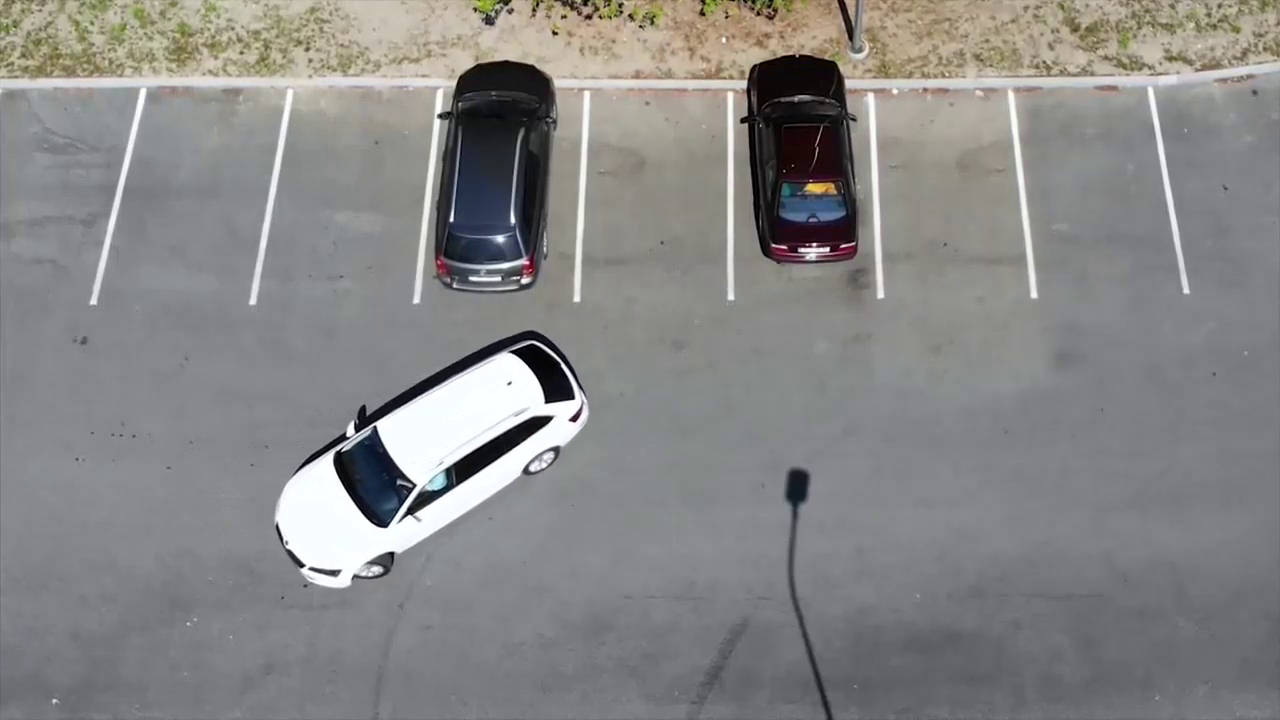
#> input picture frame 37 of video.mp4, 1280 x 720 px
$ python estacionamento.py
#> lines starting #> are read from the running program, lines starting #| are printed output that depends on the picture; after the words box and inside, x2 and y2 are one past the last pixel; in counts of white or black regions, pixels touching at a corner belong together
import cv2
import numpy as np

vaga1 = [1, 89, 108, 213]
vaga2 = [115, 87, 152, 211]
vaga3 = [289, 89, 138, 212]
vaga4 = [439, 87, 135, 212]
vaga5 = [591, 90, 132, 206]
vaga6 = [738, 93, 139, 204]
vaga7 = [881, 93, 138, 201]
vaga8 = [1027, 94, 147, 202]
png = True

vagas = [vaga1, vaga2, vaga3, vaga4, vaga5, vaga6, vaga7, vaga8]

video = cv2.VideoCapture('video.mp4')

ret, frame = video.read()
#> frame is the input picture: shape (720, 1280, 3); mean B, G, R 133.8, 134.7, 135.4
if ret:
    largura = frame.shape[1]
#> largura = 1280
    altura = frame.shape[0]
#> altura = 720
    #frame = cv2.resize(frame, (640, 480))

#Gravação do Video Resultado
# Define the codec for the output video
fourcc = cv2.VideoWriter_fourcc(*'mp4v')  # Use 'mp4v' codec for MP4 format

# Get the frame dimensions and frame rate from the input video
frame_width = int(video.get(3))
frame_height = int(video.get(4))
frame_rate = int(video.get(5))

# Initialize the video writer for the output video
output_video = cv2.VideoWriter('output_video.mp4', fourcc, frame_rate, (frame_width, frame_height))

while True:
    ret, frame = video.read()
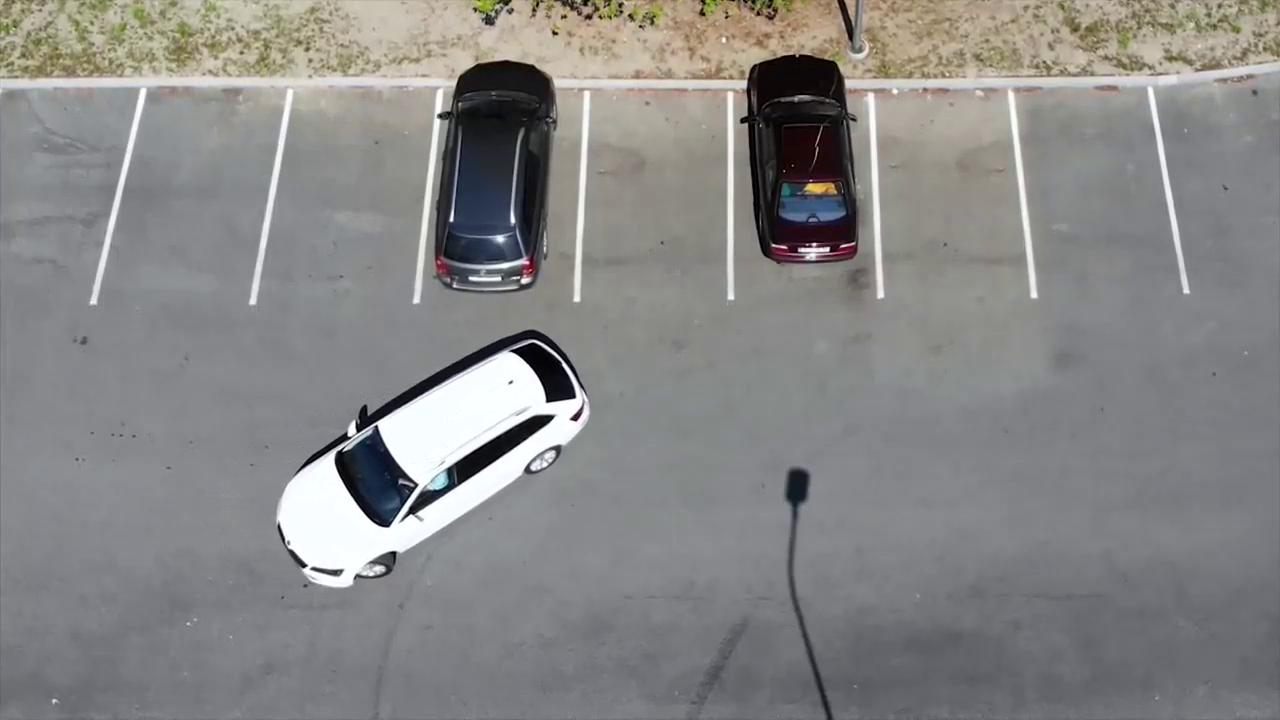
#> input picture frame 38 of video.mp4, 1280 x 720 px
#> frame is the input picture: shape (720, 1280, 3); mean B, G, R 133.8, 134.7, 135.3
    if not ret:
        print("Fim do video")
        break

    gray =  cv2.cvtColor(frame, cv2.COLOR_BGR2GRAY)
    tresh = cv2.adaptiveThreshold(gray, 255, cv2.ADAPTIVE_THRESH_GAUSSIAN_C, cv2.THRESH_BINARY_INV, 25, 16)
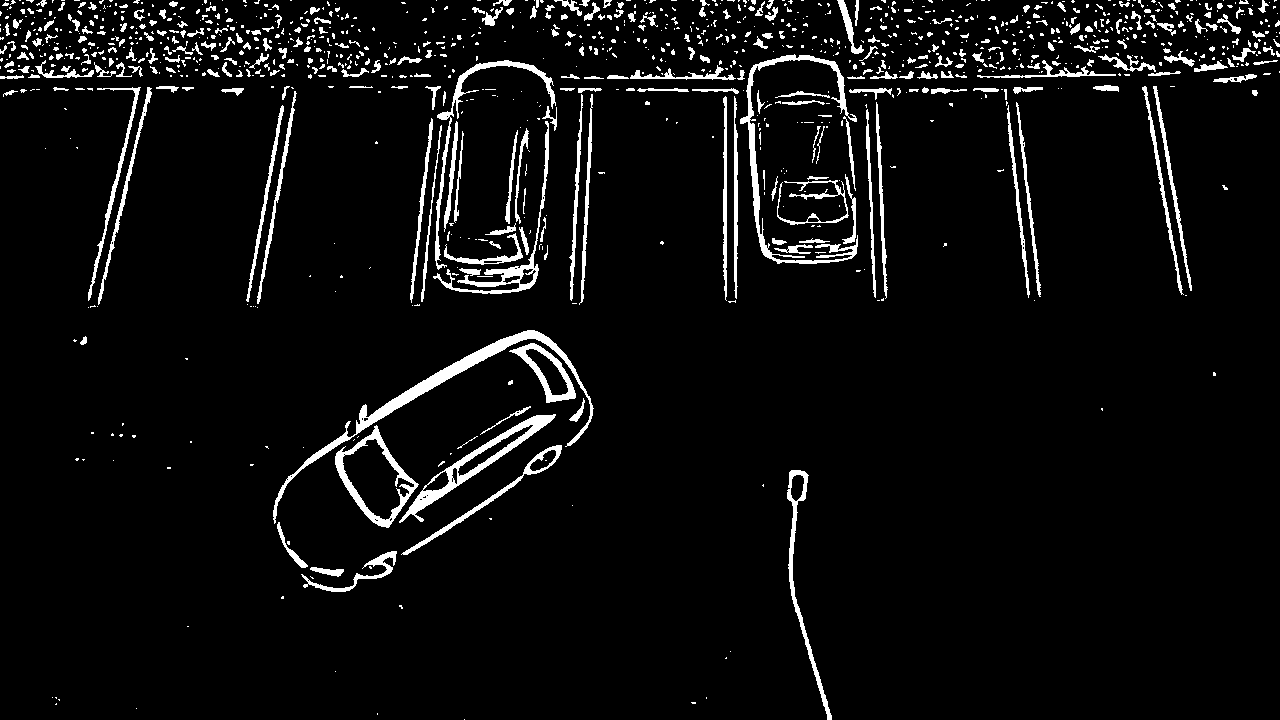
#> tresh: shape (720, 1280); 5.4% white; 1124 white regions (807 under 20 px), largest, box (x1, y1, x2, y2) and area: (273, 330, 594, 524) 3445, (740, 54, 858, 264) 2448, (399, 414, 556, 523) 2171
    blur = cv2.medianBlur(tresh, 5)
#> blur: shape (720, 1280); 4.2% white; 544 white regions (287 under 20 px), largest, box (x1, y1, x2, y2) and area: (356, 330, 590, 433) 2655, (401, 415, 555, 522) 2133, (740, 55, 848, 264) 1817
    kernel = np.ones((3, 3), np.int8)
    Dil = cv2.dilate(blur, kernel)
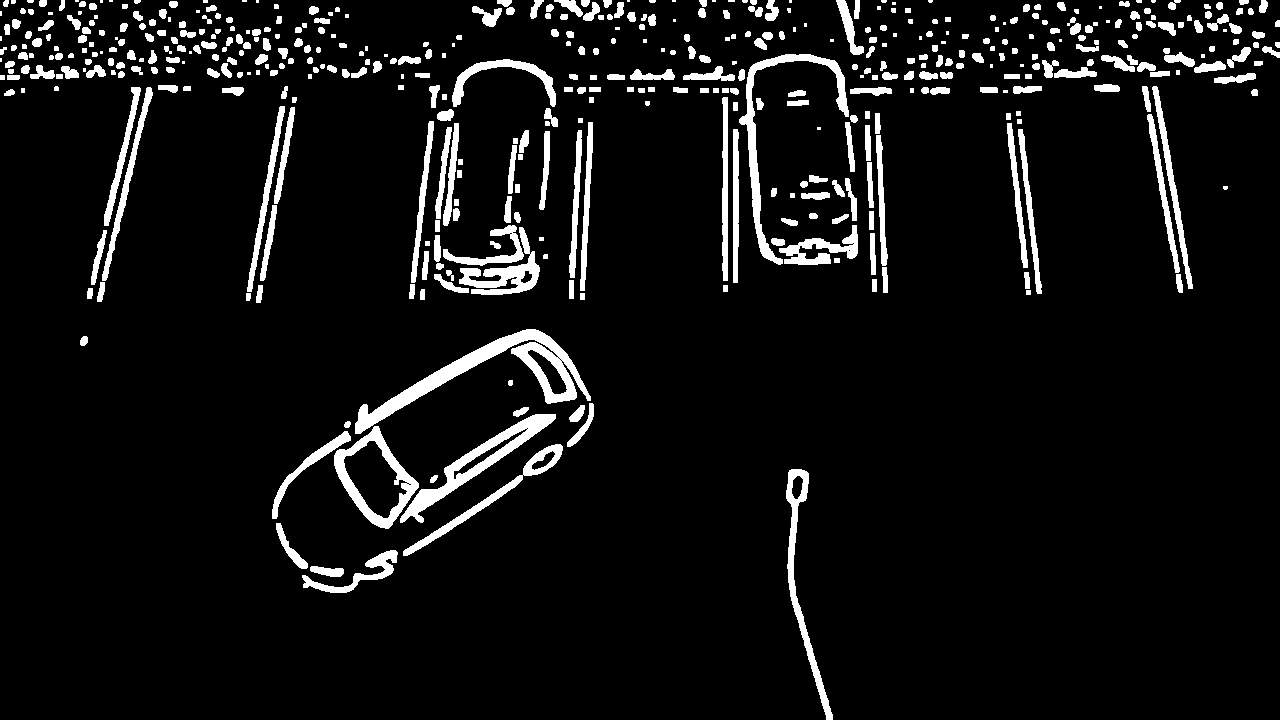
#> Dil: shape (720, 1280); 7.1% white; 485 white regions (69 under 20 px), largest, box (x1, y1, x2, y2) and area: (355, 329, 591, 434) 4895, (400, 414, 556, 523) 2953, (739, 54, 849, 265) 2655

    for x, y, w, h in vagas:
        recorte = Dil[y:y+h, x:x+w]
        pixels = cv2.countNonZero(recorte)
        cv2.putText(frame, str(pixels), (x, y+h-10), cv2.FONT_HERSHEY_SIMPLEX, 0.8, (255, 0, 0), 2)
        if pixels > 3000:
            cv2.rectangle(frame, (x, y), (x+w, y+h), (0, 0, 255), 2)
        else:
            cv2.rectangle(frame, (x, y), (x+w, y+h), (0, 255, 0), 2)
#> this loop made 8 passes
#> pixels on passes 1 to 8: 769, 2614, 1102, 6514, 356, 5567, 1145, 2177
#> pass 1, `recorte = Dil[y:y+h, x:x+w]`:
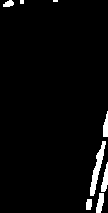
#> recorte: shape (213, 108); 3.3% white; 8 white regions (2 under 20 px), largest, box (x1, y1, x2, y2) and area: (90, 141, 106, 196) 301, (101, 162, 108, 192) 122, (96, 193, 104, 213) 111, (103, 111, 108, 137) 94, (86, 199, 92, 210) 60, (3, 0, 14, 7) 55
#> pass 3, `recorte = Dil[y:y+h, x:x+w]`:
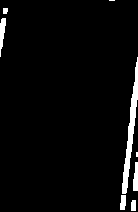
#> recorte: shape (212, 138); 3.8% white; 8 white regions (2 under 20 px), largest, box (x1, y1, x2, y2) and area: (122, 57, 138, 194) 673, (0, 18, 6, 57) 137, (133, 162, 138, 191) 117, (120, 195, 126, 210) 78, (131, 200, 136, 211) 53, (3, 8, 8, 14) 28
#> after the loop:
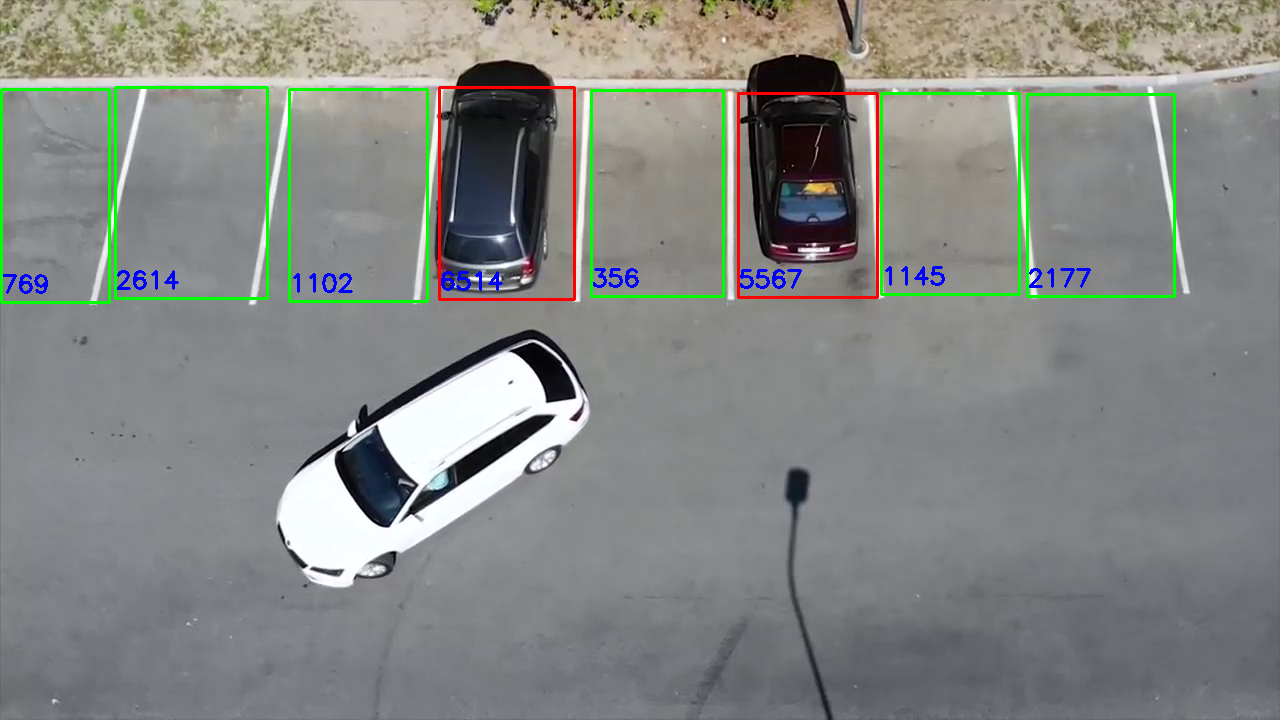
#> frame: shape (720, 1280, 3); 2.16% of pixels changed, all inside (x1, y1, x2, y2) = (0, 86, 1176, 304)
#> after the loop:
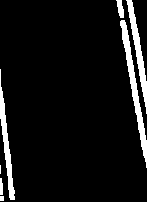
#> recorte: shape (202, 147); 7.3% white; 7 white regions (1 under 20 px), largest, box (x1, y1, x2, y2) and area: (120, 20, 147, 168) 819, (126, 0, 147, 114) 606, (0, 69, 15, 200) 583, (116, 0, 124, 18) 94, (0, 178, 3, 195) 46, (0, 196, 4, 201) 20

    #Salvando frames
    output_video.write(frame)

    if png:
        cv2.imwrite("Output_image.png", frame)
    png = False
    cv2.imshow("Video_output", frame)
    cv2.imshow("Video_output_binary", Dil)
    if cv2.waitKey(1) & 0xFF == ord('q'):
#> (key q is pressed here)
        break

output_video.release()
video.release()
cv2.destroyAllWindows()

$ run again, starting later in the video
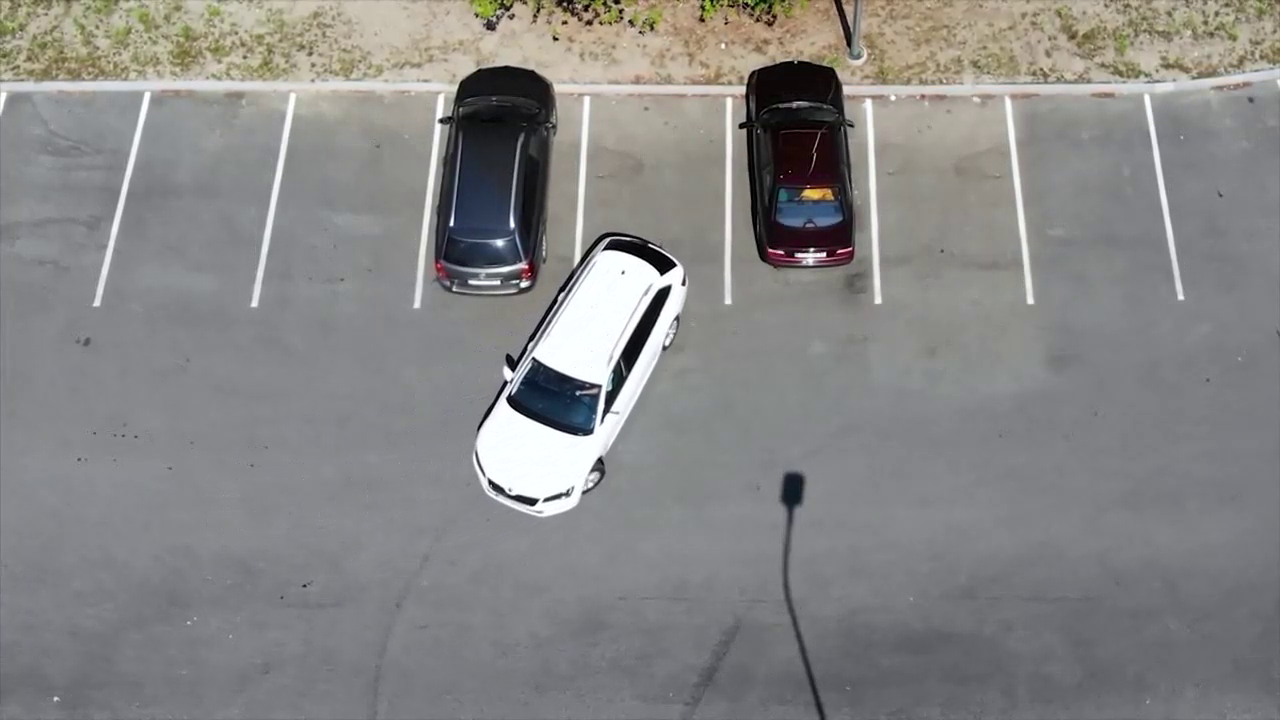
#> input picture frame 167 of video.mp4, 1280 x 720 px
#> frame is the input picture: shape (720, 1280, 3); mean B, G, R 133.5, 134.4, 135.1
#> `tresh = cv2.adaptiveThreshold(gray, 255, cv2.ADAPTIVE_THRESH_GAUSSIAN_..`:
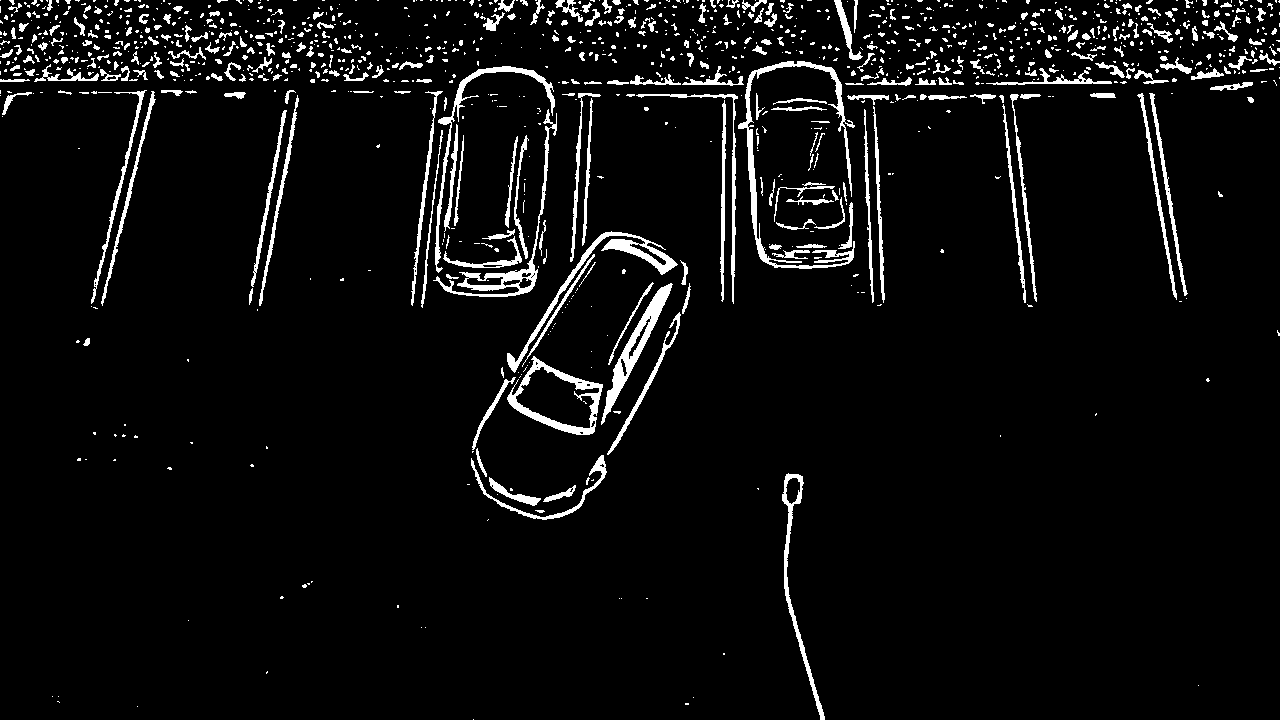
#> tresh: shape (720, 1280); 5.2% white; 1202 white regions (869 under 20 px), largest, box (x1, y1, x2, y2) and area: (738, 61, 855, 269) 2609, (507, 231, 678, 373) 1849, (601, 283, 673, 425) 1781
#> blur: shape (720, 1280); 3.9% white; 587 white regions (328 under 20 px), largest, box (x1, y1, x2, y2) and area: (738, 61, 845, 268) 1812, (602, 284, 672, 423) 1808, (507, 357, 603, 435) 1632
#> Dil: shape (720, 1280); 6.9% white; 515 white regions (95 under 20 px), largest, box (x1, y1, x2, y2) and area: (737, 60, 855, 270) 3904, (506, 231, 678, 373) 3331, (601, 283, 673, 424) 2352
#> the loop `for x, y, w, h in vagas:` made 8 passes
#> pixels on passes 1 to 8: 647, 2596, 1100, 6549, 2844, 5554, 1565, 2521
#> after the loop `for x, y, w, h in vagas:`:
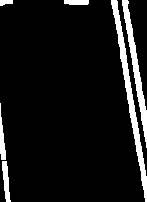
#> recorte: shape (202, 147); 8.5% white; 6 white regions, box (x1, y1, x2, y2) and area: (111, 0, 147, 202) 1134, (122, 0, 147, 148) 814, (2, 161, 11, 202) 211, (0, 103, 6, 160) 183, (64, 0, 89, 5) 119, (0, 0, 13, 6) 60

$ run again, starting later in the video
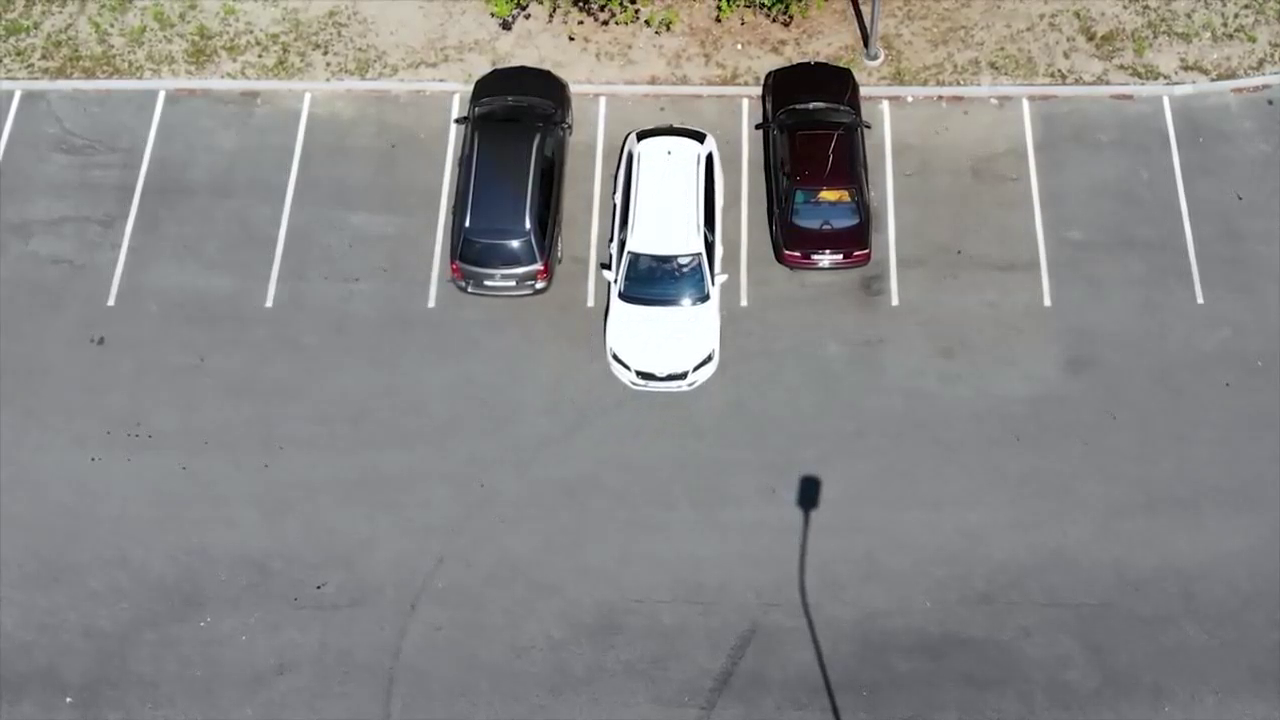
#> input picture frame 298 of video.mp4, 1280 x 720 px
#> frame is the input picture: shape (720, 1280, 3); mean B, G, R 135.9, 136.6, 137.1
#> `tresh = cv2.adaptiveThreshold(gray, 255, cv2.ADAPTIVE_THRESH_GAUSSIAN_..`:
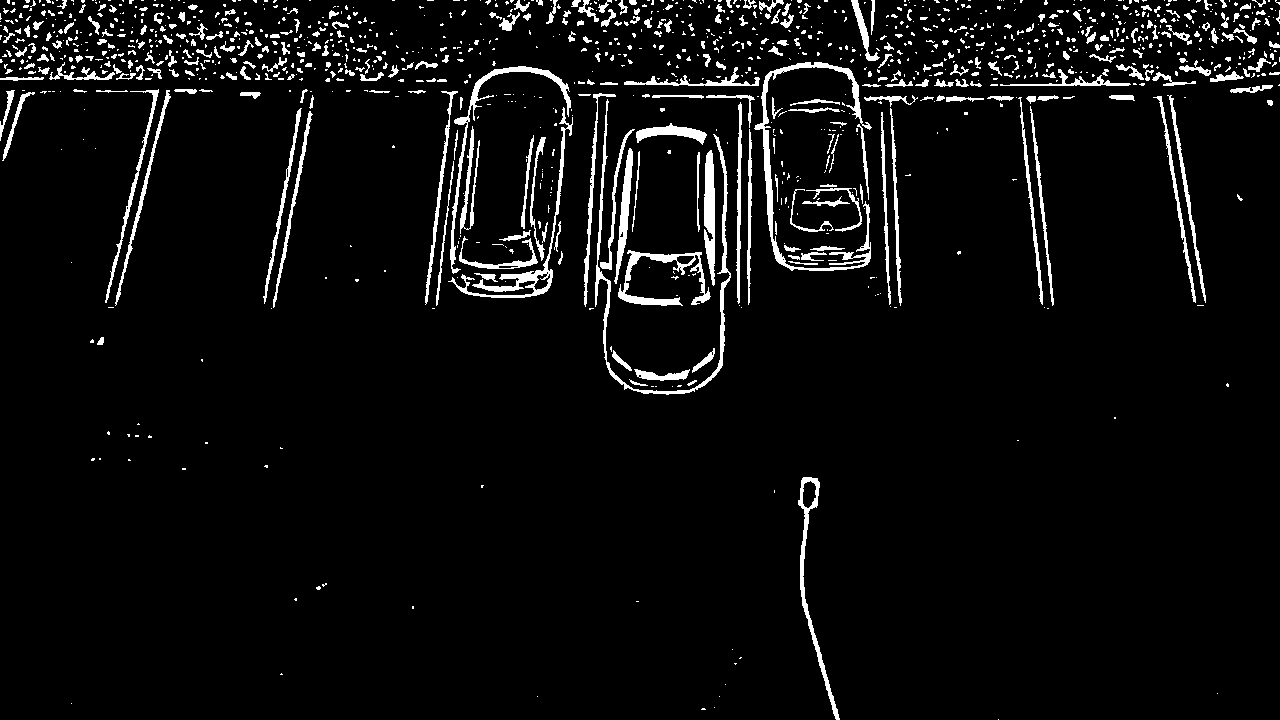
#> tresh: shape (720, 1280); 5.2% white; 1208 white regions (875 under 20 px), largest, box (x1, y1, x2, y2) and area: (754, 62, 872, 271) 2504, (595, 99, 731, 395) 2161, (448, 107, 573, 298) 1640
#> blur: shape (720, 1280); 3.8% white; 591 white regions (316 under 20 px), largest, box (x1, y1, x2, y2) and area: (755, 62, 861, 270) 1819, (798, 477, 840, 720) 1233, (704, 151, 715, 284) 1121
#> Dil: shape (720, 1280); 6.7% white; 530 white regions (98 under 20 px), largest, box (x1, y1, x2, y2) and area: (754, 61, 872, 271) 2734, (797, 476, 841, 720) 1915, (474, 241, 554, 299) 1663
#> the loop `for x, y, w, h in vagas:` made 8 passes
#> pixels on passes 1 to 8: 801, 2579, 1191, 6952, 7674, 6293, 2076, 2496
#> after the loop `for x, y, w, h in vagas:`:
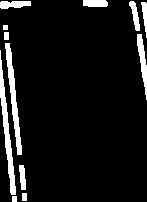
#> recorte: shape (202, 147); 8.4% white; 12 white regions, largest, box (x1, y1, x2, y2) and area: (0, 50, 16, 195) 675, (5, 43, 22, 155) 606, (137, 34, 147, 100) 302
